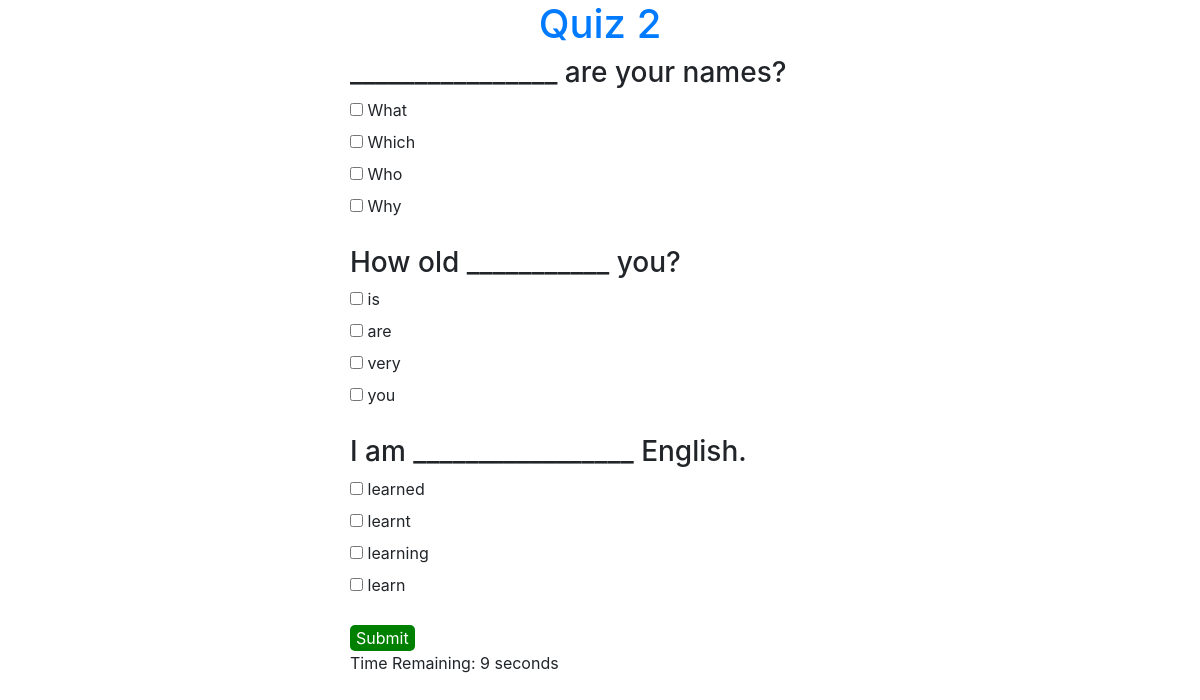
/quiz/quiz-interface/2/, run on the app's committed database.
### quiz/models.py (models this page shows, shortened)
class Quiz(models.Model):
    title = models.CharField(max_length=100)
    image = models.ImageField(upload_to='quiz', blank=True, null=True)
    description = models.TextField()
    quiz_id = models.CharField(max_length=10, default=generate_id, editable=False)
    class Meta:
        ordering = [
            'title'
        ]

class Question(models.Model):
    quiz = models.ForeignKey(Quiz, on_delete=models.CASCADE, related_name='questions')
    text = models.TextField()
    question_name = models.CharField(max_length=50, blank=True, null=True)
    @property
    def question_choices(self):
        choices = Option.objects.filter(question=self)
        return choices

class Option(models.Model):
    question = models.ForeignKey(Question, on_delete=models.CASCADE, related_name='options')
    text = models.CharField(max_length=100)
    is_correct = models.BooleanField(default=False)
    related_options = models.ManyToManyField('self', symmetrical=False, blank=True)

### quiz/views.py (the view)
# urls.py: path('quiz-interface/<int:quiz_id>/', views.quiz_interface, name="quiz_interface"),
def quiz_interface(request, quiz_id):
    quiz = get_object_or_404(Quiz, id=quiz_id)
    questions = Question.objects.filter(quiz=quiz)
    context = {
        'quiz': quiz,
        'questions': questions,
    }
    return render(request, 'quiz/quiz_interface.html', context)

### templates/quiz/quiz_interface.html (shortened to what this page needs)
<!DOCTYPE html>
<html lang="en">
    <head>
        <link rel="stylesheet" href="https://maxcdn.bootstrapcdn.com/bootstrap/4.5.2/css/bootstrap.min.css">
    </head>
    <body>
       <h1>{{ quiz.title }}</h1>
       <div class="quiz-container">
            <div class="question-container">
                <form method="POST" action="{% url 'submit_answer' quiz.id %}">
                    {% for question in questions %}
                    <div class="question">
                        <h3>{{ question.text }}</h3>
                        <div>
                            {% for choice in question.question_choices %}
                            <li class="checkbox">
                                <input type="checkbox" id="option{{ choice.text }}" name="{{ question.question_name }}" value="{{ choice.text }}">
                                <label for="option{{ choice.text }}"> {{ choice.text }}</label>
                            </li>
                            {% endfor %}
                        </div>
                    </div>
                {% empty %}
                    <p>No questions available for this quiz.</p>
                {% endfor %}
                <div>
                    <button type="submit">Submit</button>
                </div>
                </form>
            </div>
            <div id="timer">Time Remaining: <span id="countdown">10</span> seconds</div>
       </div>
    </body>
</html>

### templates/quiz/quiz_interface.html (style rules this page uses)
h1 { text-align: center; color: #007bff; }
.quiz-container { margin-bottom: 30px; margin-left: 350px; }
.question { margin-bottom: 20px; }
.checkbox { list-style: none; }
button[type="submit"] { background-color: green; color: white; paddding: 10px 20px; border: none; border-radius: 5px; cursor: pointer; }

### data on the page
Quiz: title "Quiz 2"
Question: text "________________ are your names?"
Option: text "What"
Option: text "Which"
Option: text "Who"
Option: text "Why"
Question: text "How old ___________ you?"
Option: text "is"
Option: text "are"
Option: text "very"
Option: text "you"
Question: text "I am _________________ English."
Option: text "learned"
Option: text "learnt"
Option: text "learning"
Option: text "learn"
